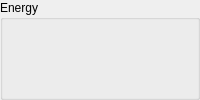
      <widget class="ClickableQGroupBox" name="EnergyGroupBox">
       <property name="toolTip">
        <string notr="true"/>
       </property>
       <property name="accessibleDescription">
        <string notr="true"/>
       </property>
       <property name="title">
        <string notr="true">Energy</string>
       </property>
       <layout class="QVBoxLayout" name="EnergyGroupBoxVerticalLayout">
        <property name="spacing">
         <number>5</number>
        </property>
        <property name="leftMargin">
         <number>0</number>
        </property>
        <property name="topMargin">
         <number>0</number>
        </property>
        <property name="rightMargin">
         <number>0</number>
        </property>
        <property name="bottomMargin">
         <number>2</number>
        </property>
        <item>
         <layout class="QHBoxLayout" name="horizontalLayout_3">
          <item>
           <widget class="QLabel" name="preheatEnergyLabel">
            <property name="font">
             <font>
              <pointsize>11</pointsize>
             </font>
            </property>
            <property name="toolTip">
             <string notr="true"/>
            </property>
            <property name="accessibleDescription">
             <string notr="true"/>
            </property>
            <property name="text">
             <string notr="true"/>
            </property>
            <property name="alignment">
             <set>Qt::AlignmentFlag::AlignCenter</set>
            </property>
           </widget>
          </item>
          <item>
           <widget class="QLabel" name="BBPEnergyLabel">
            <property name="font">
             <font>
              <pointsize>11</pointsize>
             </font>
            </property>
            <property name="toolTip">
             <string notr="true"/>
            </property>
            <property name="accessibleDescription">
             <string notr="true"/>
            </property>
            <property name="text">
             <string notr="true"/>
            </property>
            <property name="alignment">
             <set>Qt::AlignmentFlag::AlignCenter</set>
            </property>
           </widget>
          </item>
          <item>
           <widget class="QLabel" name="roastEnergyLabel">
            <property name="font">
             <font>
              <pointsize>11</pointsize>
             </font>
            </property>
            <property name="toolTip">
             <string notr="true"/>
            </property>
            <property name="accessibleDescription">
             <string notr="true"/>
            </property>
            <property name="text">
             <string notr="true"/>
            </property>
            <property name="alignment">
             <set>Qt::AlignmentFlag::AlignCenter</set>
            </property>
           </widget>
          </item>
         </layout>
        </item>
        <item>
         <widget class="QLabel" name="totalEnergyLabel">
          <property name="palette">
           <palette>
            <active>
             <colorrole role="WindowText">
              <brush brushstyle="SolidPattern">
               <color alpha="255">
                <red>17</red>
                <green>103</green>
                <blue>163</blue>
               </color>
              </brush>
             </colorrole>
            </active>
            <inactive>
             <colorrole role="WindowText">
              <brush brushstyle="SolidPattern">
               <color alpha="255">
                <red>17</red>
                <green>103</green>
                <blue>163</blue>
               </color>
              </brush>
             </colorrole>
            </inactive>
            <disabled>
             <colorrole role="WindowText">
              <brush brushstyle="SolidPattern">
               <color alpha="63">
                <red>0</red>
                <green>0</green>
                <blue>0</blue>
               </color>
              </brush>
             </colorrole>
            </disabled>
           </palette>
          </property>
          <property name="font">
           <font>
            <pointsize>20</pointsize>
            <bold>true</bold>
           </font>
          </property>
          <property name="toolTip">
           <string notr="true"/>
          </property>
          <property name="accessibleDescription">
           <string notr="true"/>
          </property>
          <property name="text">
           <string notr="true"/>
          </property>
          <property name="alignment">
           <set>Qt::AlignmentFlag::AlignCenter</set>
          </property>
         </widget>
        </item>
        <item>
         <widget class="QLabel" name="EnergyPerKgCoffeeLabel">
          <property name="font">
           <font>
            <pointsize>11</pointsize>
           </font>
          </property>
          <property name="toolTip">
           <string notr="true"/>
          </property>
          <property name="accessibleDescription">
           <string notr="true"/>
          </property>
          <property name="text">
           <string notr="true"/>
          </property>
          <property name="alignment">
           <set>Qt::AlignmentFlag::AlignCenter</set>
          </property>
         </widget>
        </item>
       </layout>
      </widget>
